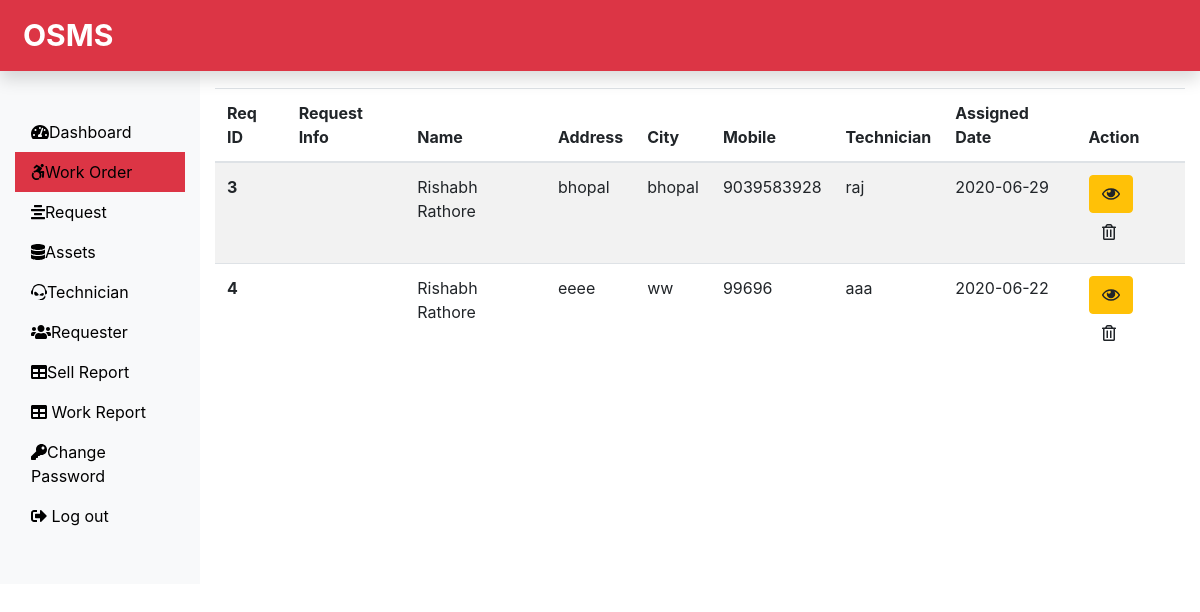
Page /Admin/work.php (signed in) on the committed database.
### tables this page shows
CREATE TABLE `assignwork_tb` (
  `rno` int(11) NOT NULL,
  `request_id` int(11) NOT NULL,
  `request_info` text NOT NULL,
  `request_desc` text NOT NULL,
  `requester_name` varchar(60) NOT NULL,
  `requester_add1` text NOT NULL,
  `requester_add2` text NOT NULL,
  `requester_city` varchar(60) NOT NULL,
  `requester_state` varchar(60) NOT NULL,
  `requester_zip` int(11) NOT NULL,
  `requester_email` varchar(60) NOT NULL,
  `requester_mobile` bigint(11) NOT NULL,
  `assign_tech` varchar(60) NOT NULL,
  `assign_date` date NOT NULL
);

### Admin/work.php (the view, shortened to what this page needs)
<?php
include('../dbconnection.php');
include('include/header.php');
?>
<div class="col-sm-8 col-md-10 mt-5">
<?php
$sql="SELECT * FROM assignwork_tb ";
$query=mysqli_query($conn,$sql);
if($query->num_rows > 0){
		echo'
		<table class="table table-striped">
  <thead>
    <tr>
      <th scope="col">Req ID</th>
      <th scope="col">Request Info</th>
      <th scope="col">Name</th>
      <th scope="col">Address</th>
      <th scope="col">City</th>
      <th scope="col">Mobile</th>
      <th scope="col">Technician</th>
      <th scope="col">Assigned Date</th>
      <th scope="col">Action</th>
    </tr>
  </thead>
  <tbody>';
  while($row = $query->fetch_assoc()){
   echo' <tr>
    <th scope="row">'.$row["request_id"].'</th>
    <td>'.$row["request_info"].'</td>
    <td>'.$row["requester_name"].'</td>
    <td>'.$row["requester_add2"].'</td>
    <td>'.$row["requester_city"].'</td>
    <td>'.$row["requester_mobile"].'</td>
    <td>'.$row["assign_tech"].'</td>
    <td>'.$row["assign_date"].'</td>
    <td>
    <form action="viewassign_work.php" method="POST" class="d-inline">
    	<input type="hidden" name="id" value='.$row["request_id"].'>
    	<button type="submit" class="btn btn-warning" name="view" value="View"><i class="far fa-eye"></i></button></form>
    <form action="#" method="POST" class="d-inline">
    <input type="hidden" name="ids" value='.$row['request_id'].'>
    	<button type="submit" class="btn btn-secondry" name="delete" value="delete"><i class="far fa-trash-alt"></i></button>
    </form>
    </td>
    </tr>';
    }
  echo '</tbody>
</table>';
}
?>
</div>
<?php
include('include/footer.php');
?>

### rows in the picture
assignwork_tb: request "3", requester_name "Rishabh Rathore", requester_add2 "bhopal", requester_city "bhopal", requester_mobile "9039583928", assign_tech "raj", assign_date "2020-06-29"
assignwork_tb: request "4", requester_name "Rishabh Rathore", requester_add2 "eeee", requester_city "ww", requester_mobile "99696", assign_tech "aaa", assign_date "2020-06-22"
